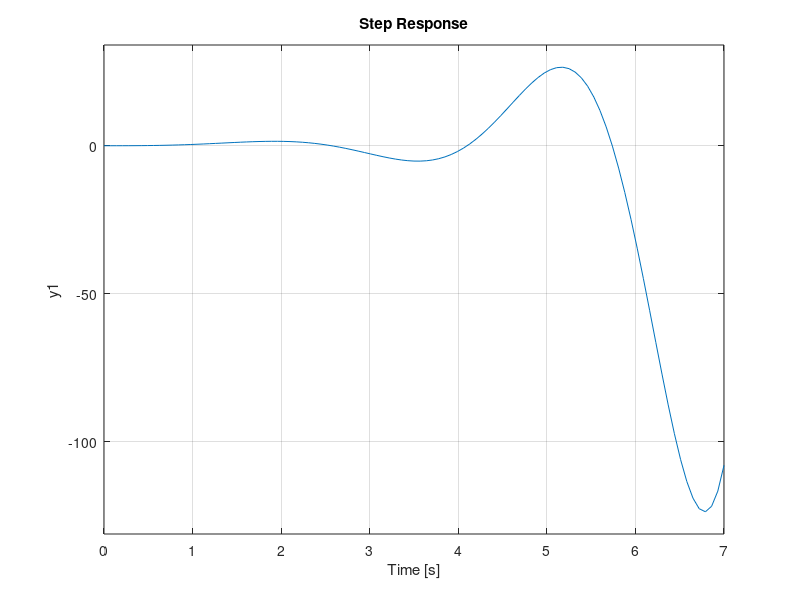
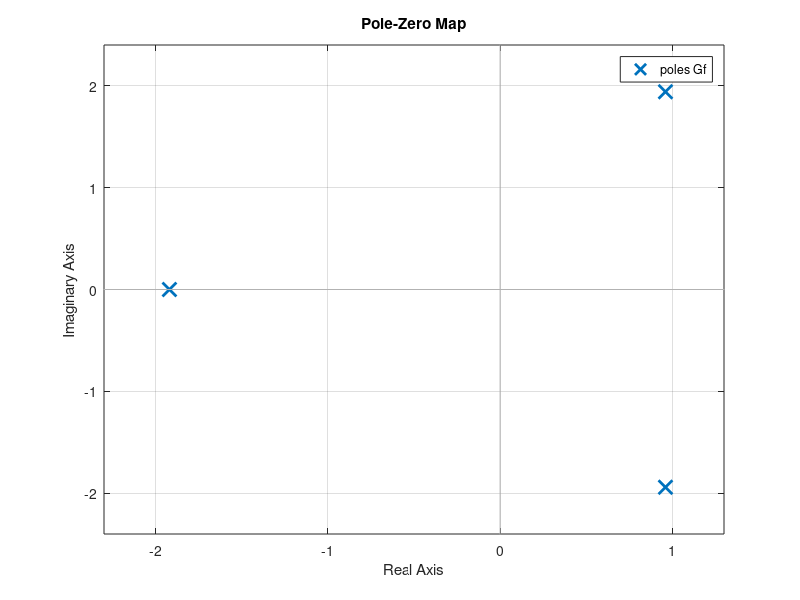

The MATLAB source for these figures, in order:
clc; clear; close all;

G1 = tf([3], [1 0]);
G2 = tf([1], [1 0 1])
H1 = 3;

Gs = series(G1, G2);
Gf = feedback(Gs, H1);
figure;
step(Gf);
figure;
pzmap(Gf);

[num_cl, den_cl] = tfdata(Gf, 'v')

polos_cl = roots(den_cl);
disp(polos_cl);
